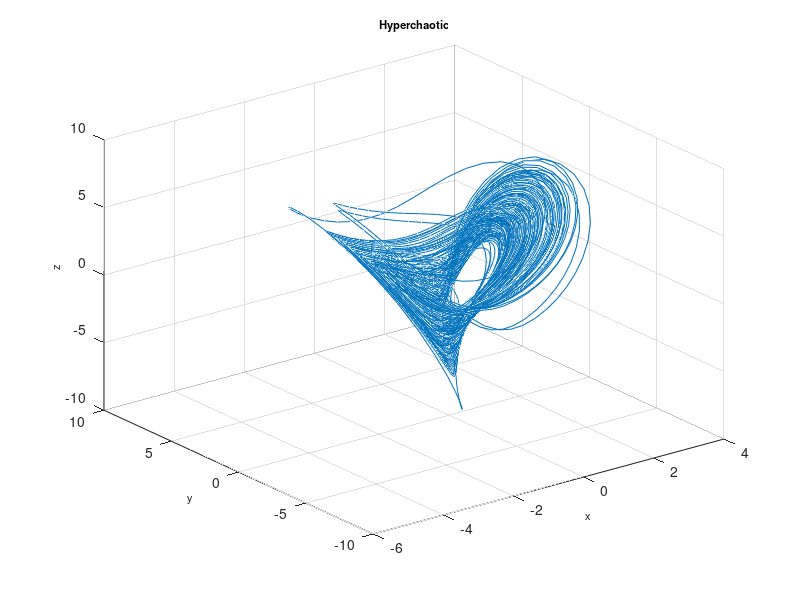
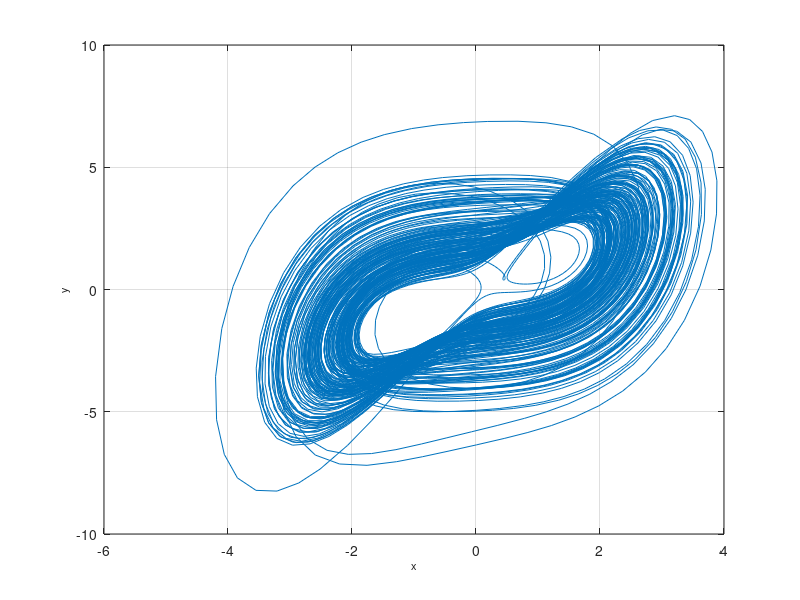
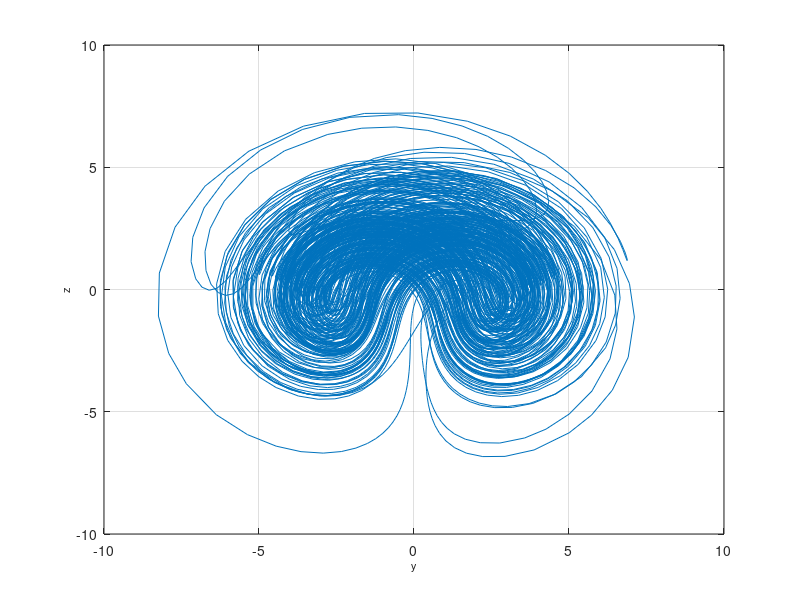
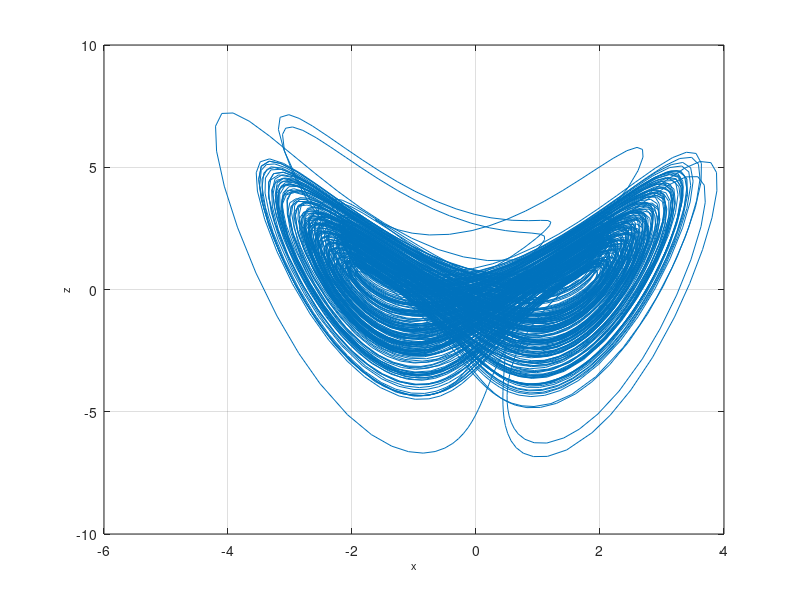

Recreate these plots in MATLAB, in order.
function Hyperchaotic
%==========================================================================
% Matlab program to plot a phase portrait of the 3D chaotic system
%==========================================================================
clear
clc
clf
%==================== Parameters ==========================================
a=2.6; b=0.44;
%===================== Initial conditions =================================
initial=[2, 4, 0, 0];
% =============== Solves ODEs =============================================
deq1=@(t,x) [x(2)-x(1); -x(1)*x(3)+x(4); x(1)*x(2)-a; -b*x(2)];
[~,sol] = ode45(deq1,[0,1000],initial);
%============= Runs simulation ============================================
    plot3(sol(:,1),sol(:,2),sol(:,3)),grid
    title('Hyperchaotic','fontsize',8)
    xlabel('x','fontsize',8)
    ylabel('y','fontsize',8)
    zlabel('z','fontsize',8)
    figure
    plot(sol(:,1),sol(:,2)),grid
    xlabel('x','fontsize',8)
    ylabel('y','fontsize',8)
    figure
    plot(sol(:,2),sol(:,3)),grid
    xlabel('y','fontsize',8)
    ylabel('z','fontsize',8)
    figure
    plot(sol(:,1),sol(:,3)),grid
    xlabel('x','fontsize',8)
    ylabel('z','fontsize',8)
    figure
    plot(sol(:,4),sol(:,1)),grid
    xlabel('u','fontsize',8)
    ylabel('x','fontsize',8)
%================= End of program =========================================
